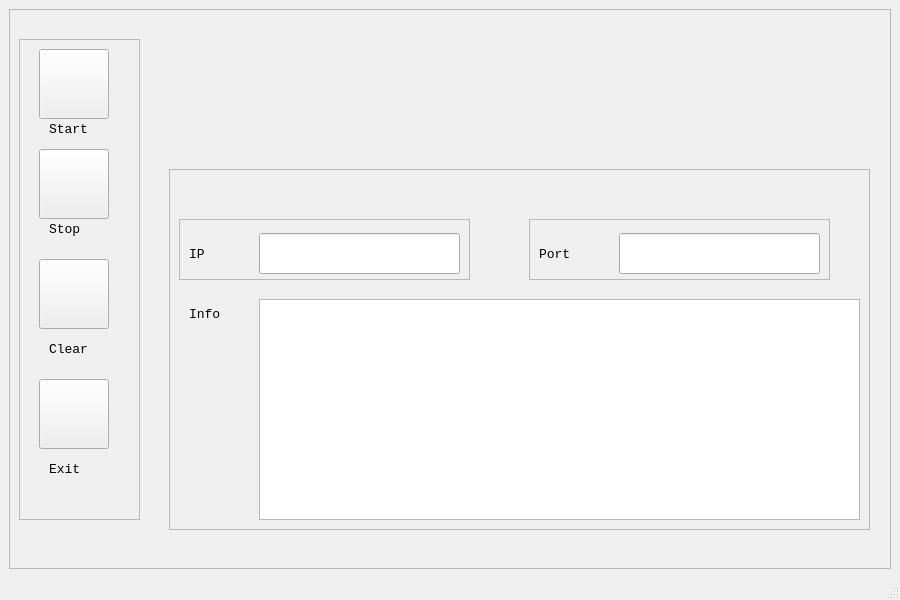
<?xml version="1.0" encoding="UTF-8"?>
<ui version="4.0">
 <class>MainWindow</class>
 <widget class="QMainWindow" name="MainWindow">
  <property name="geometry">
   <rect>
    <x>0</x>
    <y>0</y>
    <width>900</width>
    <height>600</height>
   </rect>
  </property>
  <property name="windowTitle">
   <string>MainWindow</string>
  </property>
  <property name="styleSheet">
   <string notr="true"/>
  </property>
  <widget class="QWidget" name="centralwidget">
   <layout class="QGridLayout" name="gridLayout_2">
    <item row="0" column="0">
     <widget class="QFrame" name="frame_total">
      <property name="frameShape">
       <enum>QFrame::StyledPanel</enum>
      </property>
      <property name="frameShadow">
       <enum>QFrame::Raised</enum>
      </property>
      <widget class="QFrame" name="frame_buttons">
       <property name="geometry">
        <rect>
         <x>10</x>
         <y>30</y>
         <width>121</width>
         <height>481</height>
        </rect>
       </property>
       <property name="frameShape">
        <enum>QFrame::StyledPanel</enum>
       </property>
       <property name="frameShadow">
        <enum>QFrame::Raised</enum>
       </property>
       <widget class="QPushButton" name="start_button">
        <property name="geometry">
         <rect>
          <x>20</x>
          <y>10</y>
          <width>70</width>
          <height>70</height>
         </rect>
        </property>
        <property name="styleSheet">
         <string notr="true">border-image: url(source/icon/Start.png);</string>
        </property>
        <property name="text">
         <string/>
        </property>
       </widget>
       <widget class="QLabel" name="start_label">
        <property name="geometry">
         <rect>
          <x>30</x>
          <y>70</y>
          <width>81</width>
          <height>41</height>
         </rect>
        </property>
        <property name="font">
         <font>
          <family>Consolas</family>
          <pointsize>10</pointsize>
         </font>
        </property>
        <property name="text">
         <string>Start</string>
        </property>
        <property name="textFormat">
         <enum>Qt::RichText</enum>
        </property>
       </widget>
       <widget class="QPushButton" name="stop_button">
        <property name="geometry">
         <rect>
          <x>20</x>
          <y>110</y>
          <width>70</width>
          <height>70</height>
         </rect>
        </property>
        <property name="styleSheet">
         <string notr="true">border-image: url(source/icon/Stop.png);</string>
        </property>
        <property name="text">
         <string/>
        </property>
       </widget>
       <widget class="QLabel" name="stop_label">
        <property name="geometry">
         <rect>
          <x>30</x>
          <y>170</y>
          <width>81</width>
          <height>41</height>
         </rect>
        </property>
        <property name="font">
         <font>
          <family>Consolas</family>
          <pointsize>10</pointsize>
         </font>
        </property>
        <property name="text">
         <string>Stop</string>
        </property>
        <property name="textFormat">
         <enum>Qt::RichText</enum>
        </property>
       </widget>
       <widget class="QPushButton" name="clear_button">
        <property name="geometry">
         <rect>
          <x>20</x>
          <y>220</y>
          <width>70</width>
          <height>70</height>
         </rect>
        </property>
        <property name="styleSheet">
         <string notr="true">border-image: url(source/icon/Clear.png);</string>
        </property>
        <property name="text">
         <string/>
        </property>
       </widget>
       <widget class="QLabel" name="clear_label">
        <property name="geometry">
         <rect>
          <x>30</x>
          <y>290</y>
          <width>81</width>
          <height>41</height>
         </rect>
        </property>
        <property name="font">
         <font>
          <family>Consolas</family>
          <pointsize>10</pointsize>
         </font>
        </property>
        <property name="text">
         <string>Clear</string>
        </property>
        <property name="textFormat">
         <enum>Qt::RichText</enum>
        </property>
       </widget>
       <widget class="QPushButton" name="exit_button">
        <property name="geometry">
         <rect>
          <x>20</x>
          <y>340</y>
          <width>70</width>
          <height>70</height>
         </rect>
        </property>
        <property name="styleSheet">
         <string notr="true">border-image: url(source/icon/Exit.png);</string>
        </property>
        <property name="text">
         <string/>
        </property>
       </widget>
       <widget class="QLabel" name="exit_label">
        <property name="geometry">
         <rect>
          <x>30</x>
          <y>410</y>
          <width>81</width>
          <height>41</height>
         </rect>
        </property>
        <property name="font">
         <font>
          <family>Consolas</family>
          <pointsize>10</pointsize>
         </font>
        </property>
        <property name="text">
         <string>Exit</string>
        </property>
        <property name="textFormat">
         <enum>Qt::RichText</enum>
        </property>
       </widget>
      </widget>
      <widget class="QFrame" name="frame_info">
       <property name="geometry">
        <rect>
         <x>160</x>
         <y>160</y>
         <width>701</width>
         <height>361</height>
        </rect>
       </property>
       <property name="frameShape">
        <enum>QFrame::StyledPanel</enum>
       </property>
       <property name="frameShadow">
        <enum>QFrame::Raised</enum>
       </property>
       <widget class="QTextBrowser" name="info">
        <property name="geometry">
         <rect>
          <x>90</x>
          <y>130</y>
          <width>601</width>
          <height>221</height>
         </rect>
        </property>
        <property name="font">
         <font>
          <family>Consolas</family>
          <pointsize>10</pointsize>
         </font>
        </property>
       </widget>
       <widget class="QFrame" name="frame_ip">
        <property name="geometry">
         <rect>
          <x>10</x>
          <y>50</y>
          <width>291</width>
          <height>61</height>
         </rect>
        </property>
        <property name="frameShape">
         <enum>QFrame::StyledPanel</enum>
        </property>
        <property name="frameShadow">
         <enum>QFrame::Raised</enum>
        </property>
        <widget class="QLineEdit" name="ip_edit">
         <property name="geometry">
          <rect>
           <x>80</x>
           <y>14</y>
           <width>201</width>
           <height>41</height>
          </rect>
         </property>
         <property name="font">
          <font>
           <family>Consolas</family>
           <pointsize>10</pointsize>
          </font>
         </property>
        </widget>
        <widget class="QLabel" name="ip_label">
         <property name="geometry">
          <rect>
           <x>10</x>
           <y>10</y>
           <width>41</width>
           <height>51</height>
          </rect>
         </property>
         <property name="font">
          <font>
           <family>Consolas</family>
           <pointsize>10</pointsize>
          </font>
         </property>
         <property name="text">
          <string>IP</string>
         </property>
        </widget>
       </widget>
       <widget class="QFrame" name="frame_port">
        <property name="geometry">
         <rect>
          <x>360</x>
          <y>50</y>
          <width>301</width>
          <height>61</height>
         </rect>
        </property>
        <property name="frameShape">
         <enum>QFrame::StyledPanel</enum>
        </property>
        <property name="frameShadow">
         <enum>QFrame::Raised</enum>
        </property>
        <widget class="QLineEdit" name="port_edit">
         <property name="geometry">
          <rect>
           <x>90</x>
           <y>14</y>
           <width>201</width>
           <height>41</height>
          </rect>
         </property>
         <property name="font">
          <font>
           <family>Consolas</family>
           <pointsize>10</pointsize>
          </font>
         </property>
        </widget>
        <widget class="QLabel" name="port_label">
         <property name="geometry">
          <rect>
           <x>10</x>
           <y>10</y>
           <width>51</width>
           <height>51</height>
          </rect>
         </property>
         <property name="font">
          <font>
           <family>Consolas</family>
           <pointsize>10</pointsize>
          </font>
         </property>
         <property name="text">
          <string>Port</string>
         </property>
        </widget>
       </widget>
       <widget class="QLabel" name="info_label">
        <property name="geometry">
         <rect>
          <x>20</x>
          <y>120</y>
          <width>51</width>
          <height>51</height>
         </rect>
        </property>
        <property name="font">
         <font>
          <family>Consolas</family>
          <pointsize>10</pointsize>
         </font>
        </property>
        <property name="text">
         <string>Info</string>
        </property>
       </widget>
      </widget>
     </widget>
    </item>
   </layout>
  </widget>
  <widget class="QMenuBar" name="menubar">
   <property name="geometry">
    <rect>
     <x>0</x>
     <y>0</y>
     <width>900</width>
     <height>30</height>
    </rect>
   </property>
  </widget>
  <widget class="QStatusBar" name="statusbar"/>
 </widget>
 <resources>
  <include location="source/rcc.qrc"/>
 </resources>
 <connections>
  <connection>
   <sender>clear_button</sender>
   <signal>clicked()</signal>
   <receiver>info</receiver>
   <slot>clear()</slot>
   <hints>
    <hint type="sourcelabel">
     <x>77</x>
     <y>327</y>
    </hint>
    <hint type="destinationlabel">
     <x>563</x>
     <y>443</y>
    </hint>
   </hints>
  </connection>
  <connection>
   <sender>exit_button</sender>
   <signal>clicked()</signal>
   <receiver>MainWindow</receiver>
   <slot>close()</slot>
   <hints>
    <hint type="sourcelabel">
     <x>77</x>
     <y>447</y>
    </hint>
    <hint type="destinationlabel">
     <x>449</x>
     <y>299</y>
    </hint>
   </hints>
  </connection>
 </connections>
</ui>
